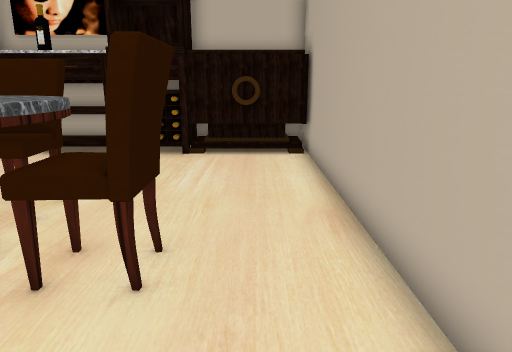
View 1 (above)

16 first-person views from a walk through a 3-D level made in the Unity game engine. The camera is 1.2 m above the floor, tilts 14° down and sees 70° across. The floor is counted in squares, 0.5 m on a side. Each view is taken from the middle of a square. On the plan, view 1 faces up. The plan holds only what a view shows up to about 20 squares ahead; the rest is blank. The place goes on beyond the plan. Door leaves are left out, so doorways stand open. Some surface patterns are stand-ins.

View 2
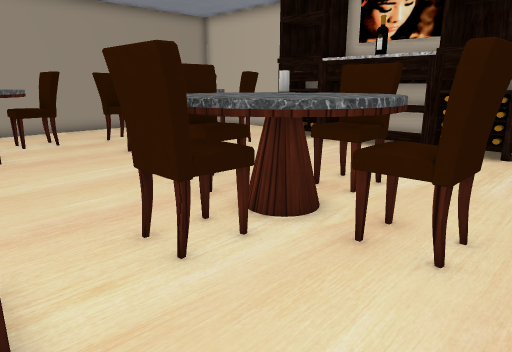

View 3
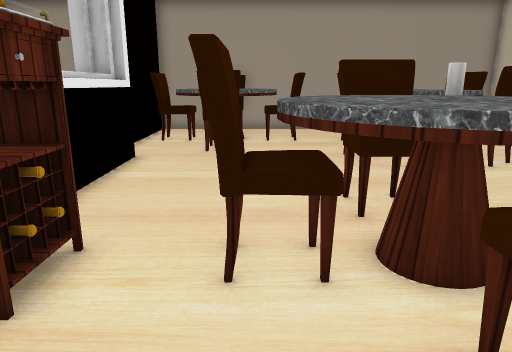

View 4
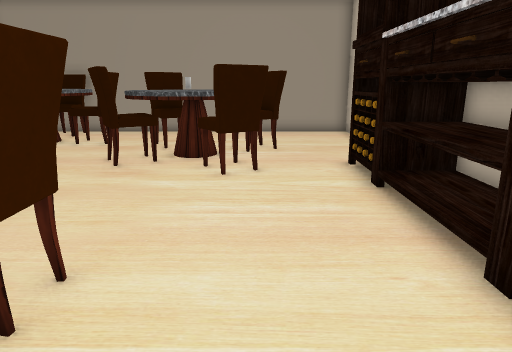

View 5
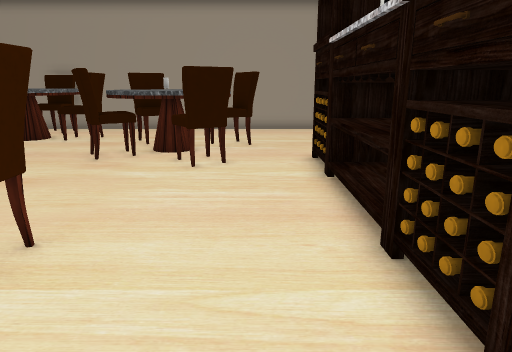

View 6
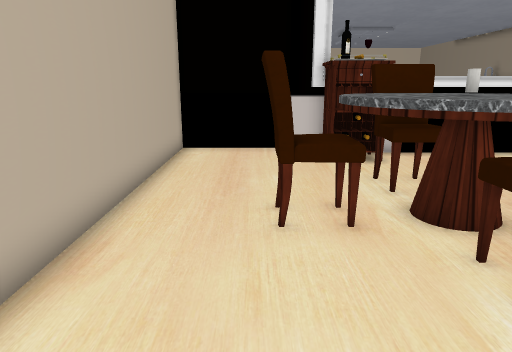

View 7
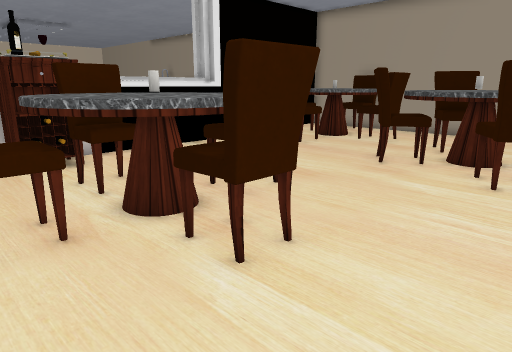

View 8
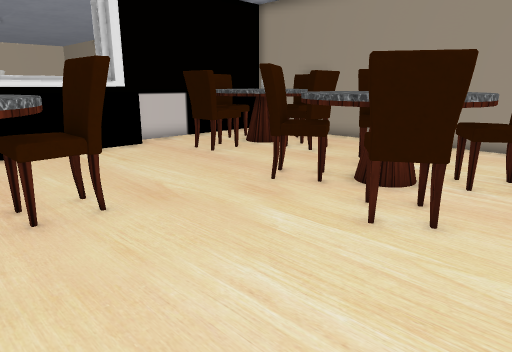

View 9
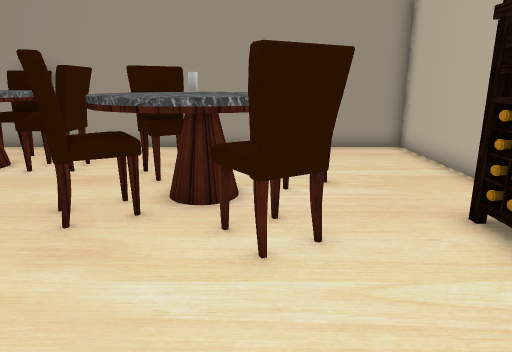

View 10
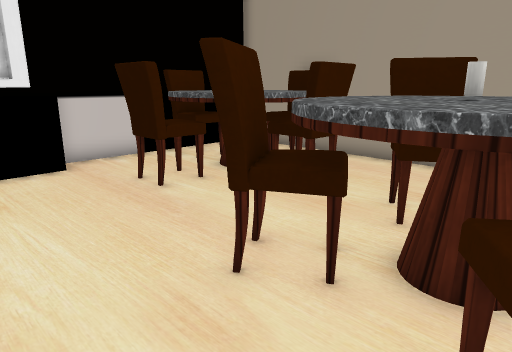

View 11
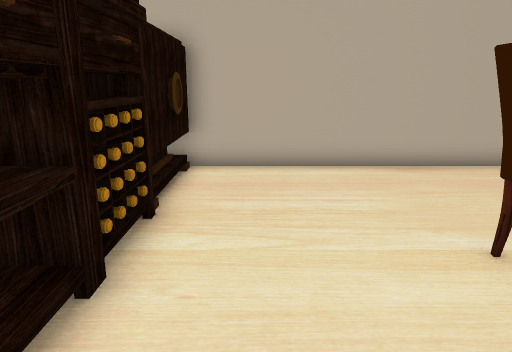

View 12
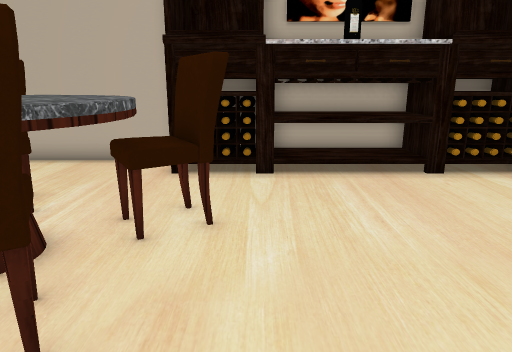

View 13
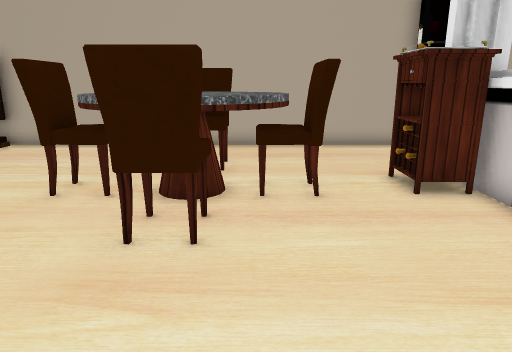

View 14
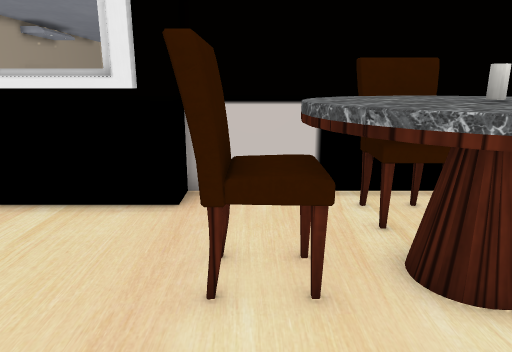

View 15
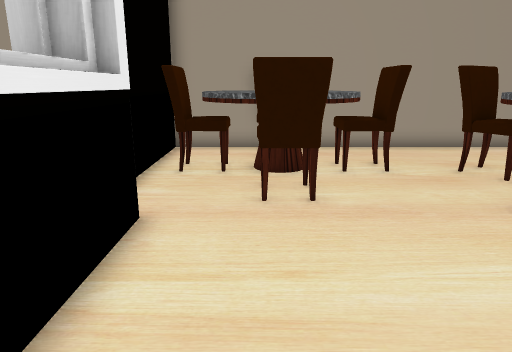

View 16
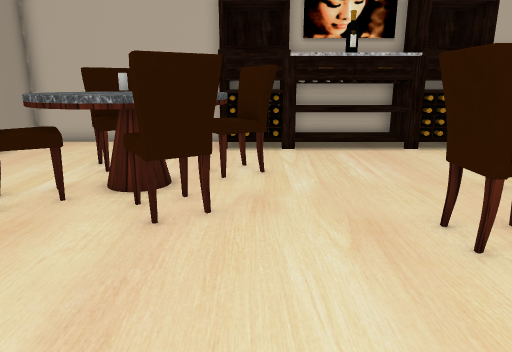

### Floor plan
Key: @ floor where view 1 was taken; # wall or solid block; . floor; ^ raised ledge; C chair; Y cylinder; O other object.
Columns run from 21 left of view 1 to 2 right of it. Each row starts with its distance up from view 1.
 15  ##################O  O#
 14  #.......OO#OOOOOO#O  O#
 13  #.......#O#OOOO#O#OOOO#
 12  #.....................#
 11  #...CC................#
 10  #...CC^^CC............#
  9  #...^^^^CC............#
  8  #...^^Y^^......CC.....#
  7  #..CC^^^^......CC.....#
  6  #..CC^^CC.....^^^^....#
  5  #......CC...CC^^^^CC..#
  4  #..CC.......CC^^^^CC..#
  3 # ..CC.........^^^^....#
  2 # .^^^^.........CC.....#
  1 #CC^Y^^CC.......CC.....#
  0 #CC^^^^CC.......  ...@.#
 -1 # .^^^^.........###....#
 -2 # ..CC...##^^^^^###....#
 -3 ##########^       #    #

Positions as (right, up) in squares from view 1, and headings:
1: (0, 0), facing up
2: (0, -1), facing up-left
3: (0, 2), facing left
4: (-1, 10), facing left
5: (0, 11), facing left
6: (-1, 11), facing down
7: (-1, 11), facing down-left
8: (-5, 12), facing down-left
9: (-6, 9), facing left
10: (-9, 9), facing down-left
11: (-9, 11), facing right
12: (-10, 3), facing up
13: (-13, 3), facing right
14: (-14, 5), facing down
15: (-6, 0), facing left
16: (-11, -1), facing up
